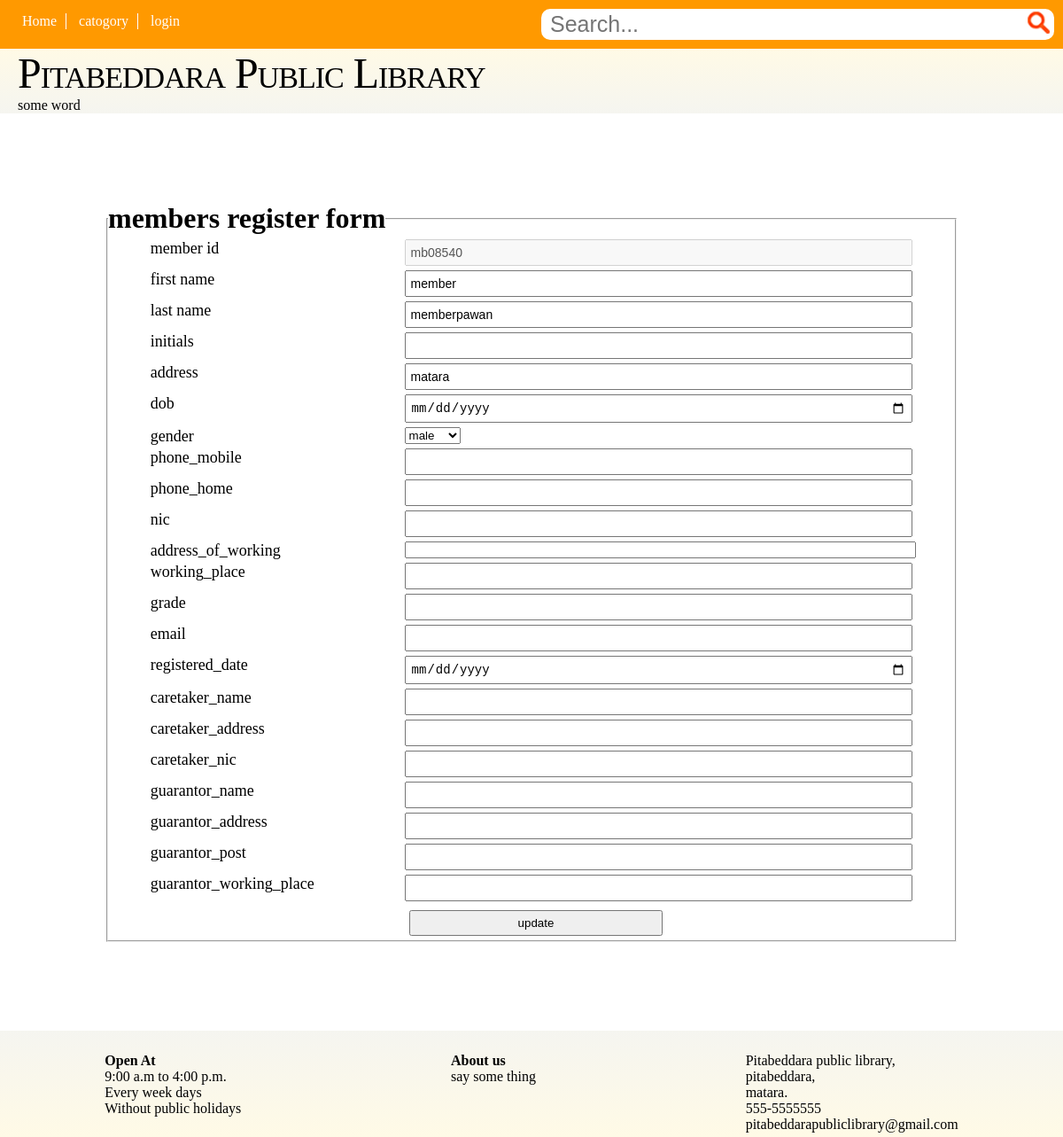
The app's page /php/edit_member.php?id=mb08540 with its own data.
### tables this page shows
CREATE TABLE IF NOT EXISTS `members` (
  `id` char(7) NOT NULL,
  `f_name` varchar(20) DEFAULT NULL,
  `l_name` varchar(30) NOT NULL,
  `initials` varchar(15) DEFAULT NULL,
  `address` varchar(100) NOT NULL,
  `dob` varchar(12) DEFAULT NULL,
  `gender` varchar(6) DEFAULT NULL,
  `phone_mobile` varchar(11) DEFAULT NULL,
  `phone_home` varchar(11) DEFAULT NULL,
  `nic` char(10) DEFAULT NULL,
  `address_of_working` varchar(100) DEFAULT NULL,
  `working_place` varchar(100) DEFAULT NULL,
  `grade` varchar(20) DEFAULT NULL,
  `email` varchar(50) DEFAULT NULL,
  `registered_date` varchar(12) DEFAULT NULL,
  `caretaker_name` varchar(50) DEFAULT NULL,
  `caretaker_address` varchar(100) DEFAULT NULL,
  `caretaker_nic` char(10) DEFAULT NULL,
  `guarantor_name` varchar(50) DEFAULT NULL,
  `guarantor_address` varchar(100) DEFAULT NULL,
  `guarantor_post` varchar(20) DEFAULT NULL,
  `guarantor_working_place` varchar(100) DEFAULT NULL,
  `count_of_transactions` int(11) NOT NULL DEFAULT 0,
  `mpassword` varchar(200) DEFAULT NULL,
  PRIMARY KEY (`id`)
);

### php/edit_member.php (the view, shortened to what this page needs)
<?php require_once('../connection/conn.php'); ?>
<?php
	$error=array();
	if (isset($_GET['id'])) {
		$member_id=$_GET['id'];
	}else{
		header('Location:member_list.php');
        $error[]="didn't get member id";
	}
	$id='';
	$f_name='';
	$l_name='';
	$initials='';
	$address='';
	$gender='';
	$phone_mobile='';
	$phone_home='';
	$nic='';
	$address_of_working='';
	$working_place='';
	$grade='';
	$email='';
	$registered_date='';
	$caretaker_name='';
	$caretaker_address='';
	$caretaker_nic='';
	$guarantor_name='';
	$guarantor_address='';
	$guarantor_post='';
	$guarantor_working_place='';
	$get_detail="SELECT id,f_name,l_name,initials,address,dob,gender,phone_mobile,phone_home,nic,address_of_working,working_place,grade,email,registered_date,caretaker_name,caretaker_address,caretaker_nic,guarantor_name,guarantor_address,guarantor_post,
guarantor_working_place FROM members where id='{$member_id}' limit 1";
	$resut_get_detail=mysqli_query($admin_conn,$get_detail);
	while ($detail=mysqli_fetch_assoc($resut_get_detail)) {
		$id=$detail['id'];
		$f_name=$detail['f_name'];
		$l_name=$detail['l_name'];
		$initials=$detail['initials'];
		$address=$detail['address'];
		$gender=$detail['gender'];
		$phone_mobile=$detail['phone_mobile'];
		$phone_home=$detail['phone_home'];
		$nic=$detail['nic'];
		$address_of_working=$detail['address_of_working'];
		$working_place=$detail['working_place'];
		$grade=$detail['grade'];
		$email=$detail['email'];
		$registered_date=$detail['registered_date'];
		$caretaker_name=$detail['caretaker_name'];
		$caretaker_address=$detail['caretaker_address'];
		$caretaker_nic=$detail['caretaker_nic'];
		$guarantor_name=$detail['guarantor_name'];
		$guarantor_address=$detail['guarantor_address'];
		$guarantor_post=$detail['guarantor_post'];
		$guarantor_working_place=$detail['guarantor_working_place'];
	}
?>
<!DOCTYPE html>
<html lang="en">
<head>
	<link rel="stylesheet" type="text/css" href="../css/form.css">
</head>
<body>
	<div>
		<?php require_once('header.php'); ?>
		<?php require_once('banner.php'); ?>
	</div>
	<div class="register" style="background-color: white">
		<form action="edit_member.php" method="post">
			<fieldset>
				<legend><h1>members register form</h1></legend>
				<p><label>member id</label><input class="txt" type="text" name="id" <?php echo 'value="'.$id.'"';?> disabled></p>
				<p><label>first name</label><input class="txt" type="text" name="f_name" <?php echo 'value="'.$f_name.'"';?>></p>
				<p><label>last name</label><input class="txt" type="text" name="l_name" <?php echo 'value="'.$l_name.'"';?>></p>
				<p><label>initials</label><input class="txt" type="text" name="initials" <?php echo 'value="'.$initials.'"';?>></p>
				<p><label>address</label><input class="txt" type="text" name="address" <?php echo 'value="'.$address.'"';?>></p>
				<p><label>dob</label><input class="txt" type="date" name="dob"></p>
				<p><label>gender</label>
					<select name="gender">
						<option value="male"<?php if($gender == 'male'): ?> selected="selected"<?php endif; ?>>male</option>
					</select>
				<p><label>phone_mobile</label><input class="txt" type="text" name="phone_mobile" <?php echo 'value="'.$phone_mobile.'"';?>></p>
				<p><label>phone_home</label><input class="txt" type="text" name="phone_home" <?php echo 'value="'.$phone_home.'"';?>></p>
				<p><label>nic</label><input class="txt" type="text" name="nic" <?php echo 'value="'.$nic.'"';?>></p>
				<p><label>address_of_working</label><input type="text" name="address_of_working" <?php echo 'value="'.$address_of_working.'"';?>></p>
				<p><label>working_place</label><input class="txt" type="text" name="working_place" <?php echo 'value="'.$working_place.'"';?>></p>
				<p><label>grade</label><input class="txt" type="text" name="grade" <?php echo 'value="'.$grade.'"';?>></p>
				<p><label>email</label><input class="txt" type="text" name="email" <?php echo 'value="'.$email.'"';?>></p>
				<p><label>registered_date</label><input class="txt" type="date" name="registered_date" <?php echo 'value="'.$registered_date.'"';?>></p>
				<p><label>caretaker_name</label><input class="txt" type="text" name="caretaker_name" <?php echo 'value="'.$caretaker_name.'"';?>></p>
				<p><label>caretaker_address</label><input class="txt" type="text" name="caretaker_address" <?php echo 'value="'.$caretaker_address.'"';?>></p>
				<p><label>caretaker_nic</label><input class="txt" type="text" name="caretaker_nic" <?php echo 'value="'.$caretaker_nic.'"';?>></p>
				<p><label>guarantor_name</label><input class="txt" type="text" name="guarantor_name" <?php echo 'value="'.$guarantor_name.'"';?>></p>
				<p><label>guarantor_address</label><input class="txt" type="text" name="guarantor_address" <?php echo 'value="'.$guarantor_address.'"';?>></p>
				<p><label>guarantor_post</label><input class="txt" type="text" name="guarantor_post" <?php echo 'value="'.$guarantor_post.'"';?>></p>
				<p><label>guarantor_working_place</label><input class="txt" type="text" name="guarantor_working_place" <?php echo 'value="'.$guarantor_working_place.'"';?>></p>
				<p><label>&nbsp;</label><button class="add" type="submit" name="edit">update</button></p>
			</fieldset>
		</form>
	</div>
	<div class="includeone">
		<?php require_once('footer.php') ?>
	</div>
</body>
</html>

### css/form.css (style rules this page uses)
input.txt { display: block; width: 100%; margin: 5px; padding: 5px; -webkit-box-sizing: border-box; -moz-box-sizing: border-box; box-sizing: border-box; font-size: 14px; }
button.add { width: 100%; padding: 5px; margin: 5px; -webkit-box-sizing: border-box; -moz-box-sizing: border-box; box-sizing: border-box; }
div.register { width: 80%; margin: 100px auto; }
.register label { font-size: 18px; width: 30%; margin-left: 5%; float: left; }
.register input { width: 60%; }
.register button { width: 30%; }

### css/main.css (style rules this page uses)
* { margin: 0; padding: 0; }

### records on screen
members: id "mb08540", f_name "member", l_name "memberpawan", address "matara", gender "male"
